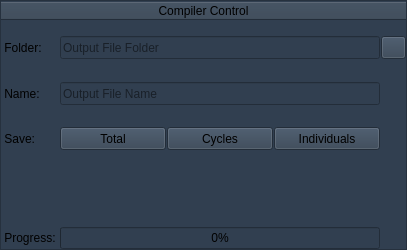
       <widget class="QFrame" name="CompilerFrame">
        <property name="minimumSize">
         <size>
          <width>407</width>
          <height>250</height>
         </size>
        </property>
        <property name="maximumSize">
         <size>
          <width>407</width>
          <height>250</height>
         </size>
        </property>
        <property name="styleSheet">
         <string notr="true">background-color: rgb(49, 63, 80);</string>
        </property>
        <property name="frameShape">
         <enum>QFrame::Shape::StyledPanel</enum>
        </property>
        <property name="frameShadow">
         <enum>QFrame::Shadow::Raised</enum>
        </property>
        <property name="lineWidth">
         <number>4</number>
        </property>
        <layout class="QGridLayout" name="gridLayout_26">
         <property name="leftMargin">
          <number>0</number>
         </property>
         <property name="topMargin">
          <number>1</number>
         </property>
         <property name="rightMargin">
          <number>0</number>
         </property>
         <property name="bottomMargin">
          <number>0</number>
         </property>
         <property name="horizontalSpacing">
          <number>1</number>
         </property>
         <property name="verticalSpacing">
          <number>0</number>
         </property>
         <item row="5" column="1" colspan="3">
          <widget class="QProgressBar" name="FileProgressBar">
           <property name="sizePolicy">
            <sizepolicy hsizetype="Expanding" vsizetype="Fixed">
             <horstretch>0</horstretch>
             <verstretch>0</verstretch>
            </sizepolicy>
           </property>
           <property name="value">
            <number>0</number>
           </property>
          </widget>
         </item>
         <item row="0" column="0" colspan="5">
          <widget class="QTreeWidget" name="CompilerHeaderTree">
           <property name="sizePolicy">
            <sizepolicy hsizetype="MinimumExpanding" vsizetype="Expanding">
             <horstretch>0</horstretch>
             <verstretch>0</verstretch>
            </sizepolicy>
           </property>
           <property name="minimumSize">
            <size>
             <width>0</width>
             <height>23</height>
            </size>
           </property>
           <property name="maximumSize">
            <size>
             <width>16777215</width>
             <height>23</height>
            </size>
           </property>
           <property name="frameShape">
            <enum>QFrame::Shape::NoFrame</enum>
           </property>
           <column>
            <property name="text">
             <string>Compiler Control</string>
            </property>
            <property name="textAlignment">
             <set>AlignCenter</set>
            </property>
           </column>
          </widget>
         </item>
         <item row="1" column="4">
          <widget class="QPushButton" name="LoadFolderButton">
           <property name="sizePolicy">
            <sizepolicy hsizetype="Fixed" vsizetype="Fixed">
             <horstretch>0</horstretch>
             <verstretch>0</verstretch>
            </sizepolicy>
           </property>
           <property name="minimumSize">
            <size>
             <width>25</width>
             <height>23</height>
            </size>
           </property>
           <property name="maximumSize">
            <size>
             <width>25</width>
             <height>16777215</height>
            </size>
           </property>
           <property name="baseSize">
            <size>
             <width>0</width>
             <height>0</height>
            </size>
           </property>
           <property name="toolTip">
            <string>Load the output folder path.</string>
           </property>
           <property name="text">
            <string/>
           </property>
           <property name="icon">
            <iconset resource="../../Resources.qrc">
             <normaloff>:/Images/Resources/Icons/Load.png</normaloff>:/Images/Resources/Icons/Load.png</iconset>
           </property>
          </widget>
         </item>
         <item row="3" column="1">
          <widget class="QPushButton" name="SaveTotalButton">
           <property name="sizePolicy">
            <sizepolicy hsizetype="MinimumExpanding" vsizetype="Fixed">
             <horstretch>0</horstretch>
             <verstretch>0</verstretch>
            </sizepolicy>
           </property>
           <property name="minimumSize">
            <size>
             <width>100</width>
             <height>23</height>
            </size>
           </property>
           <property name="maximumSize">
            <size>
             <width>16777215</width>
             <height>16777215</height>
            </size>
           </property>
           <property name="baseSize">
            <size>
             <width>0</width>
             <height>0</height>
            </size>
           </property>
           <property name="toolTip">
            <string>Compile all images and cycles into a single image.</string>
           </property>
           <property name="text">
            <string>Total</string>
           </property>
           <property name="icon">
            <iconset resource="../../Resources.qrc">
             <normaloff>:/Images/Resources/Icons/Compile.png</normaloff>:/Images/Resources/Icons/Compile.png</iconset>
           </property>
          </widget>
         </item>
         <item row="5" column="0">
          <widget class="QLabel" name="label_4">
           <property name="text">
            <string> Progress: </string>
           </property>
          </widget>
         </item>
         <item row="1" column="0">
          <widget class="QLabel" name="label_2">
           <property name="sizePolicy">
            <sizepolicy hsizetype="Preferred" vsizetype="MinimumExpanding">
             <horstretch>0</horstretch>
             <verstretch>0</verstretch>
            </sizepolicy>
           </property>
           <property name="text">
            <string> Folder:</string>
           </property>
          </widget>
         </item>
         <item row="1" column="1" colspan="3">
          <widget class="QLineEdit" name="FolderBox">
           <property name="sizePolicy">
            <sizepolicy hsizetype="Expanding" vsizetype="Fixed">
             <horstretch>0</horstretch>
             <verstretch>0</verstretch>
            </sizepolicy>
           </property>
           <property name="minimumSize">
            <size>
             <width>0</width>
             <height>23</height>
            </size>
           </property>
           <property name="baseSize">
            <size>
             <width>256</width>
             <height>23</height>
            </size>
           </property>
           <property name="text">
            <string/>
           </property>
           <property name="placeholderText">
            <string>Output File Folder</string>
           </property>
          </widget>
         </item>
         <item row="2" column="1" colspan="3">
          <widget class="QLineEdit" name="NameBox">
           <property name="sizePolicy">
            <sizepolicy hsizetype="Expanding" vsizetype="Fixed">
             <horstretch>0</horstretch>
             <verstretch>0</verstretch>
            </sizepolicy>
           </property>
           <property name="minimumSize">
            <size>
             <width>0</width>
             <height>23</height>
            </size>
           </property>
           <property name="baseSize">
            <size>
             <width>256</width>
             <height>23</height>
            </size>
           </property>
           <property name="text">
            <string/>
           </property>
           <property name="placeholderText">
            <string>Output File Name</string>
           </property>
          </widget>
         </item>
         <item row="2" column="0">
          <widget class="QLabel" name="label_3">
           <property name="sizePolicy">
            <sizepolicy hsizetype="Preferred" vsizetype="MinimumExpanding">
             <horstretch>0</horstretch>
             <verstretch>0</verstretch>
            </sizepolicy>
           </property>
           <property name="text">
            <string> Name:</string>
           </property>
          </widget>
         </item>
         <item row="3" column="2">
          <widget class="QPushButton" name="SaveCyclesButton">
           <property name="sizePolicy">
            <sizepolicy hsizetype="MinimumExpanding" vsizetype="Fixed">
             <horstretch>0</horstretch>
             <verstretch>0</verstretch>
            </sizepolicy>
           </property>
           <property name="minimumSize">
            <size>
             <width>100</width>
             <height>23</height>
            </size>
           </property>
           <property name="maximumSize">
            <size>
             <width>16777215</width>
             <height>16777215</height>
            </size>
           </property>
           <property name="baseSize">
            <size>
             <width>0</width>
             <height>0</height>
            </size>
           </property>
           <property name="toolTip">
            <string>Compile all cycles into indivdual images.</string>
           </property>
           <property name="text">
            <string>Cycles</string>
           </property>
           <property name="icon">
            <iconset resource="../../Resources.qrc">
             <normaloff>:/Images/Resources/Icons/Stack.png</normaloff>:/Images/Resources/Icons/Stack.png</iconset>
           </property>
           <property name="checkable">
            <bool>false</bool>
           </property>
           <property name="checked">
            <bool>false</bool>
           </property>
          </widget>
         </item>
         <item row="3" column="0">
          <widget class="QLabel" name="label">
           <property name="sizePolicy">
            <sizepolicy hsizetype="MinimumExpanding" vsizetype="MinimumExpanding">
             <horstretch>0</horstretch>
             <verstretch>0</verstretch>
            </sizepolicy>
           </property>
           <property name="maximumSize">
            <size>
             <width>50</width>
             <height>16777215</height>
            </size>
           </property>
           <property name="text">
            <string> Save:</string>
           </property>
          </widget>
         </item>
         <item row="3" column="3">
          <widget class="QPushButton" name="SaveSinglesButton">
           <property name="sizePolicy">
            <sizepolicy hsizetype="MinimumExpanding" vsizetype="Fixed">
             <horstretch>0</horstretch>
             <verstretch>0</verstretch>
            </sizepolicy>
           </property>
           <property name="minimumSize">
            <size>
             <width>100</width>
             <height>23</height>
            </size>
           </property>
           <property name="maximumSize">
            <size>
             <width>16777215</width>
             <height>16777215</height>
            </size>
           </property>
           <property name="toolTip">
            <string>Compile all images indivdually.</string>
           </property>
           <property name="text">
            <string>Individuals</string>
           </property>
           <property name="icon">
            <iconset resource="../../Resources.qrc">
             <normaloff>:/Images/Resources/Icons/Single.png</normaloff>:/Images/Resources/Icons/Single.png</iconset>
           </property>
          </widget>
         </item>
         <item row="4" column="0">
          <spacer name="verticalSpacer">
           <property name="orientation">
            <enum>Qt::Orientation::Vertical</enum>
           </property>
           <property name="sizeType">
            <enum>QSizePolicy::Policy::Fixed</enum>
           </property>
           <property name="sizeHint" stdset="0">
            <size>
             <width>20</width>
             <height>65</height>
            </size>
           </property>
          </spacer>
         </item>
        </layout>
       </widget>
